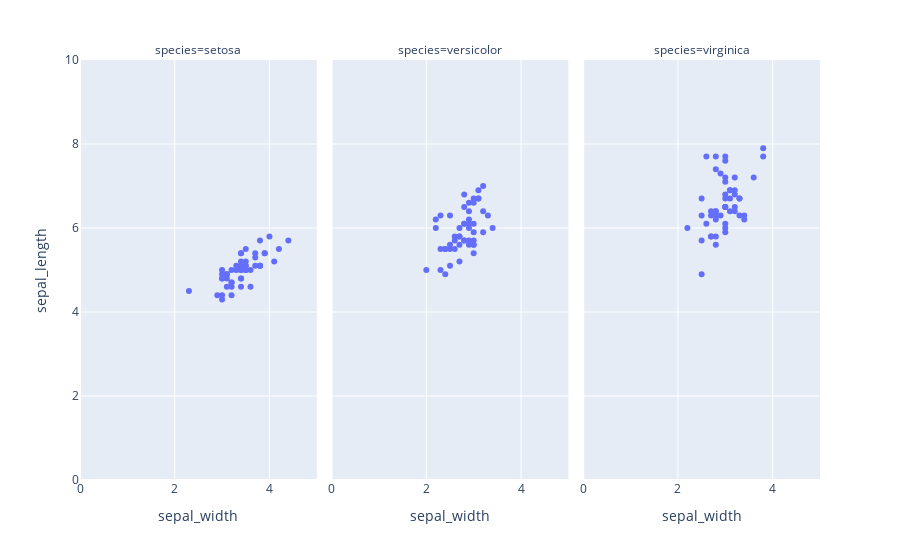

The notebook cell this image was saved under:
### Markdown cell above
## 축 범례 지정하기

plotly의 축 범위를 조절하는 방법, 축의 범위를 역방향으로 전환하는 방법, Log스케일링을 적용하는 방법에 대해 알아보자.

1. 축 범위 지정하기

기본적인 usage는 아래와 같다.

```py
fig.update_xaxes(range=[min, max])  # x축 범위 지정
fig.update_yaxes(range=[min, max])  # y축 범위 지정
```

### Code cell
import plotly.express as px

df = px.data.iris()
fig = px.scatter(df, x="sepal_width", y="sepal_length", facet_col="species")
fig.update_xaxes(range=[0, 5])
fig.update_yaxes(range=[0, 10])

fig.show()

### Figure 1 — Plotly figure (JSON) as saved in the notebook; plotly's stock layout.template omitted (floating-point values rounded to 4 significant figures)
{"data": [{"hovertemplate": "species=setosa<br>sepal_width=%{x}<br>sepal_length=%{y}<extra></extra>", "legendgroup": "", "marker": {"color": "#636efa", "symbol": "circle"}, "mode": "markers", "name": "", "orientation": "v", "showlegend": false, "type": "scatter", "x": [3.5, 3, 3.2, 3.1, 3.6, 3.9, 3.4, 3.4, 2.9, 3.1, 3.7, 3.4, 3, 3, 4, 4.4, 3.9, 3.5, 3.8, 3.8, 3.4, 3.7, 3.6, 3.3, 3.4, 3, 3.4, 3.5, 3.4, 3.2, 3.1, 3.4, 4.1, 4.2, 3.1, 3.2, 3.5, 3.1, 3, 3.4, 3.5, 2.3, 3.2, 3.5, 3.8, 3, 3.8, 3.2, 3.7, 3.3], "xaxis": "x", "y": [5.1, 4.9, 4.7, 4.6, 5, 5.4, 4.6, 5, 4.4, 4.9, 5.4, 4.8, 4.8, 4.3, 5.8, 5.7, 5.4, 5.1, 5.7, 5.1, 5.4, 5.1, 4.6, 5.1, 4.8, 5, 5, 5.2, 5.2, 4.7, 4.8, 5.4, 5.2, 5.5, 4.9, 5, 5.5, 4.9, 4.4, 5.1, 5, 4.5, 4.4, 5, 5.1, 4.8, 5.1, 4.6, 5.3, 5], "yaxis": "y"}, {"hovertemplate": "species=versicolor<br>sepal_width=%{x}<br>sepal_length=%{y}<extra></extra>", "legendgroup": "", "marker": {"color": "#636efa", "symbol": "circle"}, "mode": "markers", "name": "", "orientation": "v", "showlegend": false, "type": "scatter", "x": [3.2, 3.2, 3.1, 2.3, 2.8, 2.8, 3.3, 2.4, 2.9, 2.7, 2, 3, 2.2, 2.9, 2.9, 3.1, 3, 2.7, 2.2, 2.5, 3.2, 2.8, 2.5, 2.8, 2.9, 3, 2.8, 3, 2.9, 2.6, 2.4, 2.4, 2.7, 2.7, 3, 3.4, 3.1, 2.3, 3, 2.5, 2.6, 3, 2.6, 2.3, 2.7, 3, 2.9, 2.9, 2.5, 2.8], "xaxis": "x2", "y": [7, 6.4, 6.9, 5.5, 6.5, 5.7, 6.3, 4.9, 6.6, 5.2, 5, 5.9, 6, 6.1, 5.6, 6.7, 5.6, 5.8, 6.2, 5.6, 5.9, 6.1, 6.3, 6.1, 6.4, 6.6, 6.8, 6.7, 6, 5.7, 5.5, 5.5, 5.8, 6, 5.4, 6, 6.7, 6.3, 5.6, 5.5, 5.5, 6.1, 5.8, 5, 5.6, 5.7, 5.7, 6.2, 5.1, 5.7], "yaxis": "y2"}, {"hovertemplate": "species=virginica<br>sepal_width=%{x}<br>sepal_length=%{y}<extra></extra>", "legendgroup": "", "marker": {"color": "#636efa", "symbol": "circle"}, "mode": "markers", "name": "", "orientation": "v", "showlegend": false, "type": "scatter", "x": [3.3, 2.7, 3, 2.9, 3, 3, 2.5, 2.9, 2.5, 3.6, 3.2, 2.7, 3, 2.5, 2.8, 3.2, 3, 3.8, 2.6, 2.2, 3.2, 2.8, 2.8, 2.7, 3.3, 3.2, 2.8, 3, 2.8, 3, 2.8, 3.8, 2.8, 2.8, 2.6, 3, 3.4, 3.1, 3, 3.1, 3.1, 3.1, 2.7, 3.2, 3.3, 3, 2.5, 3, 3.4, 3], "xaxis": "x3", "y": [6.3, 5.8, 7.1, 6.3, 6.5, 7.6, 4.9, 7.3, 6.7, 7.2, 6.5, 6.4, 6.8, 5.7, 5.8, 6.4, 6.5, 7.7, 7.7, 6, 6.9, 5.6, 7.7, 6.3, 6.7, 7.2, 6.2, 6.1, 6.4, 7.2, 7.4, 7.9, 6.4, 6.3, 6.1, 7.7, 6.3, 6.4, 6, 6.9, 6.7, 6.9, 5.8, 6.8, 6.7, 6.7, 6.3, 6.5, 6.2, 5.9], "yaxis": "y3"}], "layout": {"annotations": [{"font": {}, "showarrow": false, "text": "species=setosa", "x": 0.16, "xanchor": "center", "xref": "paper", "y": 1, "yanchor": "bottom", "yref": "paper"}, {"font": {}, "showarrow": false, "text": "species=versicolor", "x": 0.5, "xanchor": "center", "xref": "paper", "y": 1, "yanchor": "bottom", "yref": "paper"}, {"font": {}, "showarrow": false, "text": "species=virginica", "x": 0.84, "xanchor": "center", "xref": "paper", "y": 1, "yanchor": "bottom", "yref": "paper"}], "legend": {"tracegroupgap": 0}, "margin": {"t": 60}, "xaxis": {"anchor": "y", "domain": [0, 0.32], "range": [0, 5], "title": {"text": "sepal_width"}}, "xaxis2": {"anchor": "y2", "domain": [0.34, 0.66], "matches": "x", "range": [0, 5], "title": {"text": "sepal_width"}}, "xaxis3": {"anchor": "y3", "domain": [0.68, 1.0], "matches": "x", "range": [0, 5], "title": {"text": "sepal_width"}}, "yaxis": {"anchor": "x", "domain": [0, 1], "range": [0, 10], "title": {"text": "sepal_length"}}, "yaxis2": {"anchor": "x2", "domain": [0, 1], "matches": "y", "range": [0, 10], "showticklabels": false}, "yaxis3": {"anchor": "x3", "domain": [0, 1], "matches": "y", "range": [0, 10], "showticklabels": false}}}
